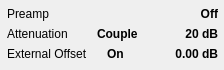
      <widget class="SA_ClickedWidget" name="widget_Ampt" native="true">
       <property name="geometry">
        <rect>
         <x>14</x>
         <y>180</y>
         <width>224</width>
         <height>70</height>
        </rect>
       </property>
       <property name="styleSheet">
        <string notr="true">/*******************indoor**********************/
#BitSA[status  =  &quot;indoor&quot;] QWidget
{
	border-radius:2px;	
	border:1px solid rgba(151,151,151,1);
}
#BitSA[status  =  &quot;indoor&quot;] QLabel
{
	border-style:flat;
	font-size:13px;
	color:rgba(255, 255, 255, 1);
}
#BitSA[status  =  &quot;indoor&quot;] #lblOffsetType,
#BitSA[status  =  &quot;indoor&quot;] #lblAttenType
{
	color:rgba(240, 179, 29, 1);
}

/*******************outdoor**********************/
#BitSA[status  =  &quot;outdoor&quot;] QWidget
{
	border-radius:2px;	
	border:1px solid rgba(151,151,151,1);
}
#BitSA[status  =  &quot;outdoor&quot;] QLabel
{
	border-style:flat;
	font-size:13px;
   color:rgb(1,1,1);
}
#BitSA[status  =  &quot;outdoor&quot;] #lblOffsetType,
#BitSA[status  =  &quot;outdoor&quot;] #lblAttenType
{
	color:rgba(240, 179, 29, 1);
}
/*******************night**********************/
#BitSA[status  =  &quot;night&quot;] QWidget
{
	border-radius:2px;	
	border:1px solid #948262;
}
#BitSA[status  =  &quot;night&quot;] QLabel
{
	border-style:flat;
	font-size:13px;
	color:#FBDBA7;
}
#BitSA[status  =  &quot;night&quot;] #lblOffsetType,
#BitSA[status  =  &quot;night&quot;] #lblAttenType
{
	color:#EB9912;
}</string>
       </property>
       <widget class="QLabel" name="lblOffset">
        <property name="geometry">
         <rect>
          <x>7</x>
          <y>45</y>
          <width>111</width>
          <height>17</height>
         </rect>
        </property>
        <property name="text">
         <string>External Offset</string>
        </property>
       </widget>
       <widget class="QLabel" name="lblAtten">
        <property name="geometry">
         <rect>
          <x>7</x>
          <y>25</y>
          <width>81</width>
          <height>17</height>
         </rect>
        </property>
        <property name="text">
         <string>Attenuation</string>
        </property>
       </widget>
       <widget class="QLabel" name="lblPreamp">
        <property name="geometry">
         <rect>
          <x>7</x>
          <y>5</y>
          <width>101</width>
          <height>17</height>
         </rect>
        </property>
        <property name="text">
         <string>Preamp</string>
        </property>
       </widget>
       <widget class="QLabel" name="lblAttenType">
        <property name="geometry">
         <rect>
          <x>97</x>
          <y>25</y>
          <width>61</width>
          <height>17</height>
         </rect>
        </property>
        <property name="styleSheet">
         <string notr="true">font-weight:bold;</string>
        </property>
        <property name="text">
         <string>Couple</string>
        </property>
       </widget>
       <widget class="QLabel" name="lblAttenValue">
        <property name="geometry">
         <rect>
          <x>157</x>
          <y>25</y>
          <width>61</width>
          <height>17</height>
         </rect>
        </property>
        <property name="styleSheet">
         <string notr="true">font-weight:bold;</string>
        </property>
        <property name="text">
         <string>20 dB</string>
        </property>
        <property name="alignment">
         <set>Qt::AlignRight|Qt::AlignTrailing|Qt::AlignVCenter</set>
        </property>
       </widget>
       <widget class="QLabel" name="lblOffsetValue">
        <property name="geometry">
         <rect>
          <x>157</x>
          <y>45</y>
          <width>61</width>
          <height>17</height>
         </rect>
        </property>
        <property name="styleSheet">
         <string notr="true">font-weight:bold;</string>
        </property>
        <property name="text">
         <string>0.00 dB</string>
        </property>
        <property name="alignment">
         <set>Qt::AlignRight|Qt::AlignTrailing|Qt::AlignVCenter</set>
        </property>
       </widget>
       <widget class="QLabel" name="lblOffsetType">
        <property name="geometry">
         <rect>
          <x>107</x>
          <y>45</y>
          <width>61</width>
          <height>17</height>
         </rect>
        </property>
        <property name="styleSheet">
         <string notr="true">font-weight:bold;</string>
        </property>
        <property name="text">
         <string>On</string>
        </property>
       </widget>
       <widget class="QLabel" name="lblPreampValue">
        <property name="geometry">
         <rect>
          <x>157</x>
          <y>5</y>
          <width>61</width>
          <height>17</height>
         </rect>
        </property>
        <property name="styleSheet">
         <string notr="true">font-weight:bold;</string>
        </property>
        <property name="text">
         <string>Off</string>
        </property>
        <property name="alignment">
         <set>Qt::AlignRight|Qt::AlignTrailing|Qt::AlignVCenter</set>
        </property>
       </widget>
      </widget>
